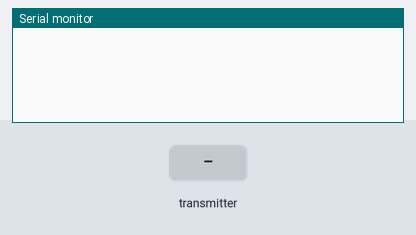
This sketch was run on a simulated Arduino Uno, built with avr-gcc and run on an emulated ATmega328P. On the bench: the last lines printed to the serial monitor. Inputs (shaded band) come from the test bench. No radio packets arrive unless stated.

Above: at 1.2 s.
1.3 s: the transmitter starts sending x = 0
At 2.4 s:
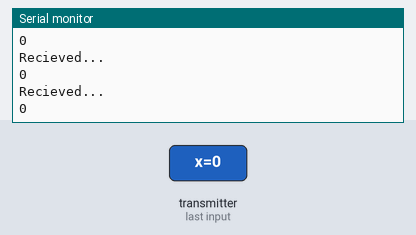
2.8 s: the transmitter starts sending text = 1
At 3.4 s:
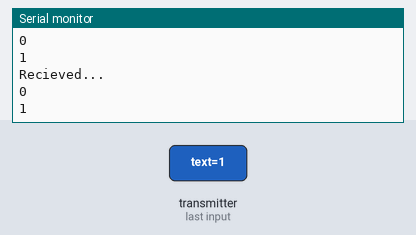
4.3 s: the transmitter starts sending x = 64
Timing chart, 0 to 7.3 s (numbered marks = the images above; inputs shaded):
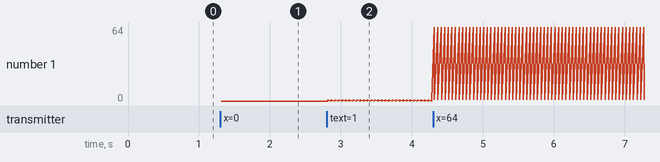

Measured:
- after the input at 1.3 s, the serial monitor: prints a new line at once (image 1)
- after the input at 2.8 s, the serial monitor: prints a new line at once (image 2)
- plotted number 1: 0 → 1 after the input at 2.8 s

The sketch:

Receiver.ino
```cpp
#include <SPI.h>
#include <nRF24L01.h>
#include <RF24.h>

RF24 radio(7, 8);

const byte address[6] = "00001";

struct HiveMsg {
  byte x;
  char text[32];
};

void setup() {
  Serial.begin(9600);
  radio.begin();
  radio.openReadingPipe(0, address);
  radio.setPALevel(RF24_PA_MIN);
  radio.startListening();
}

void loop() {
  if (radio.available()) {
    Serial.println("Recieved...");
    HiveMsg m;
    radio.read(&m, sizeof(m));
    Serial.println(m.x);
    Serial.println(m.text);
  }
}
```
